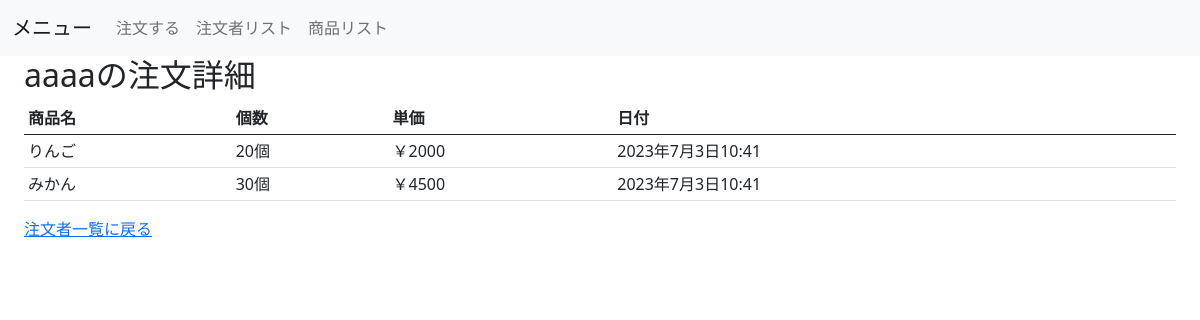
Page /market/ordered_list/aaaa on the earlier database version.
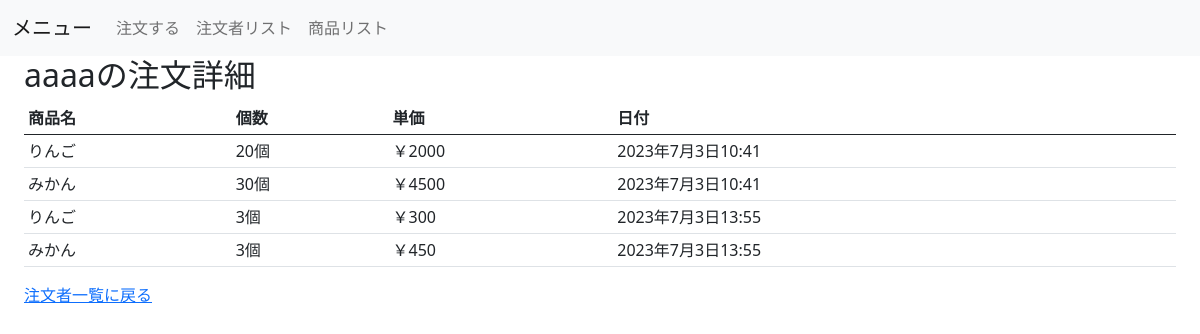
Same page on the later database version.
### market/models.py (models this page shows, shortened)
class Order(models.Model):
    date = models.DateTimeField(
        verbose_name='注文日時',
        auto_now=True
    )
    goods = models.ForeignKey(
        'Goods',
        verbose_name='注文商品',
        on_delete=models.CASCADE
    )
    amount = models.IntegerField(
        verbose_name='注文数'
    )
    ordered_by = models.CharField(
        verbose_name='注文者',
        max_length=50
    )
    class Meta:
        verbose_name = ('注文')
        verbose_name_plural = ('注文')

class Goods(models.Model):
    name = models.CharField(
        verbose_name='商品名',
        max_length=200
    )
    price = models.IntegerField(
        verbose_name='単価'
    )
    description = models.TextField(
        verbose_name='説明',
        max_length=500
    )
    class Meta:
        verbose_name = ('商品')
        verbose_name_plural = ('商品')

### market/views.py (the view)
# urls.py: path('ordered_list/<str:ordered_by>', views.OrderedListView.as_view(), name='ordered_list'),
class OrderedListView(generic.ListView):
    template_name = 'market/ordered_list.html'
    context_object_name = 'order_list'
    def get_queryset(self):
        param = self.kwargs['ordered_by']
        return Order.objects.filter(ordered_by=param)
    def get_context_data(self, **kwargs):
        context = super().get_context_data(**kwargs)
        context['ordered'] = self.kwargs['ordered_by']
        return context

### market/templatetags/extra_tags.py (called while the page is built)
@register.filter
def multiply(v1, v2):
    return v1 * v2

### templates/market/ordered_list.html
{% extends "market/base.html" %}
{% block content %}
{% load extra_tags %}
<h2>{{ ordered }}の注文詳細</h2>
<table class="table table-sm">
    <thead>
        <tr>
            <th>商品名</th>
            <th>個数</th>
            <th>単価</th>
            <th>日付</th>
        </tr>
    </thead>
    {% for order in order_list %}
    <tr>
        <td>{{ order.goods.name }}</td>
        <td>{{ order.amount }}個</td>
        <td>￥{{ order.goods.price | multiply:order.amount }}</td>
        <td>{{ order.date }}</td>
    </tr>
    {% endfor %}
</table>
<a href="{% url 'market:order_list' %}">注文者一覧に戻る</a>
{% endblock %}

### templates/market/base.html (shortened to what this page needs)
<!doctype html>
<html lang="ja">
    <head>
        <link href="https://cdn.jsdelivr.net/npm/bootstrap@5.0.2/dist/css/bootstrap.min.css" rel="stylesheet">
    </head>
    <body>
        <nav class="navbar navbar-expand-lg navbar-light bg-light">
            <div class="container-fluid">
                <span class="navbar-brand">メニュー</span>
                <div class="collapse navbar-collapse" id="navbarNav">
                    <ul class="navbar-nav">
                        <li class="nav-item">
                            <a class="nav-link" href="{% url 'market:order_formset' %}">注文する</a>
                        </li>
                        <li class="nav-item">
                            <a class="nav-link" href="{% url 'market:order_list' %}">注文者リスト</a>
                        </li>
                        <li class="nav-item">
                            <a class="nav-link" href="{% url 'market:goods_list' %}">商品リスト</a>
                        </li>
                    </ul>
                </div>
            </div>
        </nav>
        <div class="mx-4">
            {% block content %}
            {% endblock %}
        </div>
    </body>
</html>

Differences in the rows shown:
added Order: goods.name "りんご", amount "3", goods.price|multiply "300", date "2023年7月3日13:55"
added Order: goods.name "みかん", amount "3", goods.price|multiply "450", date "2023年7月3日13:55"
